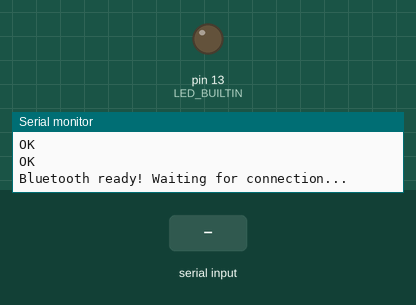
A sketch run on a simulated Arduino Mega 2560, built with avr-gcc and run on an emulated ATmega2560. On the bench: output pins drawn as LEDs (lit = HIGH), the last lines printed to the serial monitor. The test bench sets the inputs (shaded band). The modem accepts every AT command (registered, SIM ready, sends succeed) and sends nothing else.

Above: at 10.2 s.
10.3 s: "LED=ON" received over the second serial link
At 11.6 s:
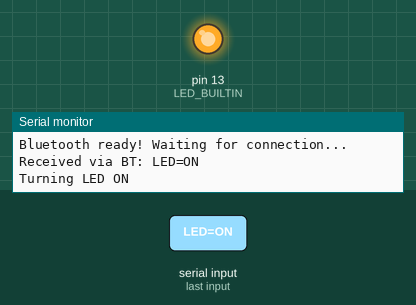
15.2 s: "LED=OFF" received over the second serial link
At 16.6 s:
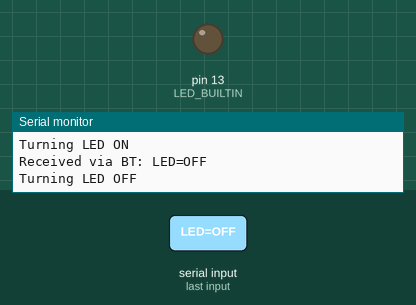
Timing chart, 0 to 18.2 s (numbered marks = the images above; inputs shaded):
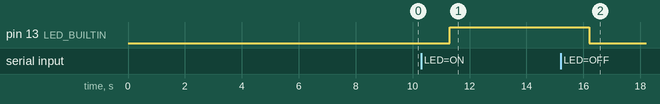

Measured:
- after the input at 10.3 s, pin 13 (LED_BUILTIN): LOW → HIGH after 1.0 s
- after the input at 15.2 s, pin 13 (LED_BUILTIN): HIGH → LOW after 1.0 s

The sketch:

BLELed.ino
```cpp
// (licence header left out)
// Define TX and RX pins for Serial2
#define Serial2_RX 5
#define Serial2_TX 4

// Sends an AT command with a timeout
int sendATCommand(String command, int timeout) {
    Serial2.println(command);
    long startTime = millis();
    while (millis() - startTime < timeout * 1000) {
        if (Serial2.available()) {
            String response = Serial2.readString();
            Serial.println (response);
            if (response.indexOf("OK") != -1) {
                return 0; // OK response received
            }
        }
    }
    return 1; // Timeout or incorrect response
}

void setup() {

  // LED output
  pinMode(LED_BUILTIN, OUTPUT);
  digitalWrite (LED_BUILTIN, LOW);

  // Initialize serial ports
  Serial.begin(115200);
  // Set TX and RX pins
  Serial2.setRX(Serial2_RX);
  Serial2.setTX(Serial2_TX);
  Serial2.begin(115200);
  delay(5000);

  Serial.println("Configuring Bluetooth...");

  // Ensure Bluetooth is off before configuring
  sendATCommand ("AT+BLEMODE=9",10);

  // Set device name
  sendATCommand ("AT+BLENAME=ProfeTolocka",10);  // Only when OFF

  // UUID
  sendATCommand ("AT+BLESERUUID=495353431e4d4bd9ba6123c647249616",10); // Only when OFF

  // Activate Bluetooth in SLAVE mode
  sendATCommand ("AT+BLEMODE=0",10);

  // Advertising is enabled by default

  Serial.println("Bluetooth ready! Waiting for connection...");

  Serial2.flush();
}

void loop() {

    // Receive data from Bluetooth and send it to the Serial Monitor
    if (Serial2.available()) {
        String data = Serial2.readString();
        Serial.print("Received via BT: ");
        Serial.println(data);
        if (data.indexOf("LED=ON") != -1) {
          Serial.println ("Turning LED ON");
            digitalWrite (LED_BUILTIN, HIGH);

        }
        if (data.indexOf("LED=OFF") != -1) {
          Serial.println ("Turning LED OFF");
            digitalWrite (LED_BUILTIN, LOW);

        }
    }
}
```
